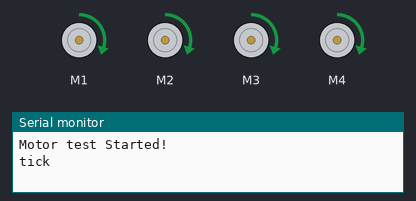
Bench run of a sketch on a simulated Arduino Uno, built with avr-gcc and run on an emulated ATmega328P. Shown: 4 × DC motor (green arrow = forward, orange = backward, longer = faster), the last lines printed to the serial monitor.

Above: at 0.2 s.
At 0.7 s:
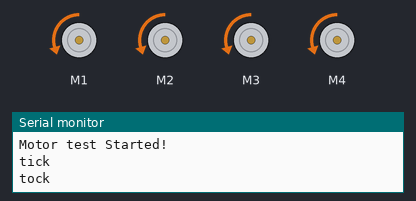
At 2.7 s:
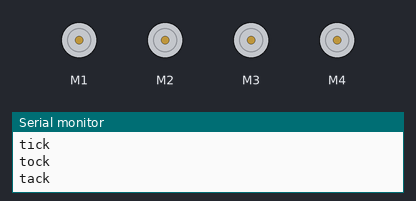
Timing chart, 0 to 3.5 s (numbered marks = the images above):
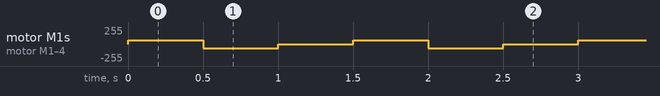

Measured:
- by itself, motor M1–4: repeats every 1.5 s: backward 60/255 0.50 s, stopped 0.50 s, forward 60/255 0.50 s

The sketch:

AFMotor_First_Test.ino
```cpp
// (licence header left out)
#include <SD.h>21

#include <AFMotor.h>  // this is important ot call AFMotor Library refer to description above for reference

// We use the AF_DCMotor function to create 4 motors with 1KHz frequency, this is clock frquncey divided by 64 and it is the slowest Clock source since motors does not need high frequency.
// Other options that can be used are
// MOTOR12_64KHZ   register clock
// MOTOR12_8KHZ    register clock divide by 8
// MOTOR12_2KHZ    register clock divide by 32
// MOTOR12_1KHZ    register clock divide by 64

AF_DCMotor motor1(1, MOTOR12_1KHZ); // create motor #1, 1KHz pwm
AF_DCMotor motor2(2, MOTOR12_1KHZ); // create motor #2, 1KHz pwm
AF_DCMotor motor3(3, MOTOR12_1KHZ); // create motor #3, 1KHz pwm
AF_DCMotor motor4(4, MOTOR12_1KHZ); // create motor #4, 1KHz pwm

void setup() {
  Serial.begin(9600); // set up Serial library at 9600 bps - most common we have tested to use it up to 115200 and down to 1200 Hz.  Important Note: Remember to setup your arduino serial monitor accordingly with the frequency you selected
  Serial.println("Motor test Started!");    // Serial Data message with end of line
  motor1.setSpeed(60); // set the speed of Motor #1 to 60/255.  The max will depend on your power supply -- be careful not to damage your chips with bigger motors or higher voltage power supply
  motor2.setSpeed(60); // set the speed of Motor #2 to 60/255
  motor3.setSpeed(60); // set the speed of Motor #3 to 60/255
  motor4.setSpeed(60); // set the speed of Motor #4 to 60/255
}


void loop() {
  Serial.println("tick");
  motor1.run(FORWARD); // turn Motor #1 on going forward
  motor2.run(FORWARD); // turn Motor #2 on going forward
  motor3.run(FORWARD); // turn Motor #3 on going forward
  motor4.run(FORWARD); // turn Motor #4 on going forward
  delay(500); //  Wait 1 second = 1000ms on Stop mode
  Serial.println("tock"); // Serial Data message with end of line
  motor1.run(BACKWARD); // turn Motor #1 on going backward
  motor2.run(BACKWARD); // turn Motor #2 on going backward
  motor3.run(BACKWARD); // turn Motor #3 on going backward
  motor4.run(BACKWARD); // turn Motor #4 on going backward
  delay(500); //Wait 1 second = 1000ms on Stop mode
  Serial.println("tack"); // Serial Data message with end of line
  motor1.run(RELEASE); // Motor #1 Stopped
  motor2.run(RELEASE); // Motor #2 Stopped
  motor3.run(RELEASE); // Motor #3 Stopped
  motor4.run(RELEASE); // Motor #4 Stopped
  delay(500);  //Wait 1 second = 1000ms on Stop mode
}

/*  EOF */
```
